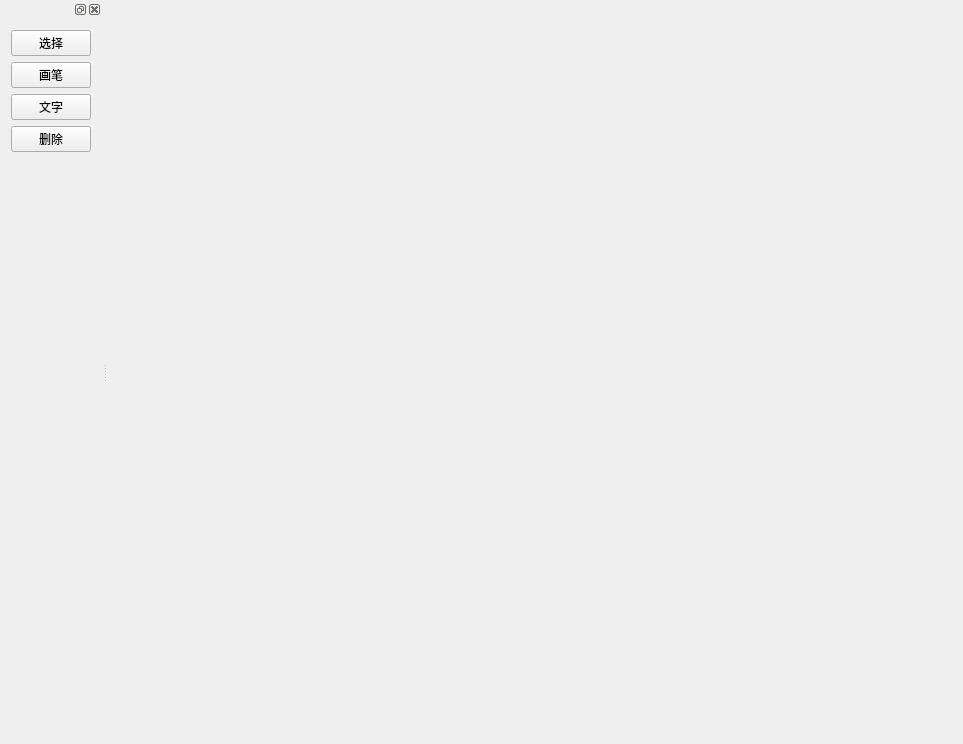
<?xml version="1.0" encoding="UTF-8"?>
<ui version="4.0">
 <class>PaintLearnClass</class>
 <widget class="QMainWindow" name="PaintLearnClass">
  <property name="geometry">
   <rect>
    <x>0</x>
    <y>0</y>
    <width>963</width>
    <height>744</height>
   </rect>
  </property>
  <property name="windowTitle">
   <string>PaintLearn</string>
  </property>
  <widget class="QWidget" name="centralWidget">
   <property name="styleSheet">
    <string notr="true"/>
   </property>
   <layout class="QHBoxLayout" name="horizontalLayout"/>
  </widget>
  <widget class="QDockWidget" name="dockWidget">
   <attribute name="dockWidgetArea">
    <number>1</number>
   </attribute>
   <widget class="QWidget" name="dockWidgetContents">
    <layout class="QVBoxLayout" name="verticalLayout">
     <item>
      <widget class="QPushButton" name="pbSelect">
       <property name="text">
        <string>选择</string>
       </property>
      </widget>
     </item>
     <item>
      <widget class="QPushButton" name="pbPen">
       <property name="text">
        <string>画笔</string>
       </property>
      </widget>
     </item>
     <item>
      <widget class="QPushButton" name="pbTxt">
       <property name="text">
        <string>文字</string>
       </property>
      </widget>
     </item>
     <item>
      <widget class="QPushButton" name="pbDelete">
       <property name="text">
        <string>删除</string>
       </property>
      </widget>
     </item>
     <item>
      <spacer name="verticalSpacer">
       <property name="orientation">
        <enum>Qt::Vertical</enum>
       </property>
       <property name="sizeHint" stdset="0">
        <size>
         <width>20</width>
         <height>40</height>
        </size>
       </property>
      </spacer>
     </item>
    </layout>
   </widget>
  </widget>
 </widget>
 <layoutdefault spacing="6" margin="11"/>
 <resources>
  <include location="paintlearn.qrc"/>
 </resources>
 <connections>
  <connection>
   <sender>pbPen</sender>
   <signal>clicked()</signal>
   <receiver>PaintLearnClass</receiver>
   <slot>on_btnPen_clicked()</slot>
   <hints>
    <hint type="sourcelabel">
     <x>55</x>
     <y>194</y>
    </hint>
    <hint type="destinationlabel">
     <x>205</x>
     <y>-7</y>
    </hint>
   </hints>
  </connection>
  <connection>
   <sender>pbDelete</sender>
   <signal>clicked()</signal>
   <receiver>PaintLearnClass</receiver>
   <slot>on_btnEraser_clicked()</slot>
   <hints>
    <hint type="sourcelabel">
     <x>47</x>
     <y>378</y>
    </hint>
    <hint type="destinationlabel">
     <x>182</x>
     <y>-11</y>
    </hint>
   </hints>
  </connection>
  <connection>
   <sender>pbSelect</sender>
   <signal>clicked()</signal>
   <receiver>PaintLearnClass</receiver>
   <slot>on_btnSelector_clicked()</slot>
   <hints>
    <hint type="sourcelabel">
     <x>42</x>
     <y>560</y>
    </hint>
    <hint type="destinationlabel">
     <x>97</x>
     <y>-15</y>
    </hint>
   </hints>
  </connection>
 </connections>
 <slots>
  <slot>on_btnPen_clicked()</slot>
  <slot>on_btnEraser_clicked()</slot>
  <slot>on_btnSelector_clicked()</slot>
 </slots>
</ui>
